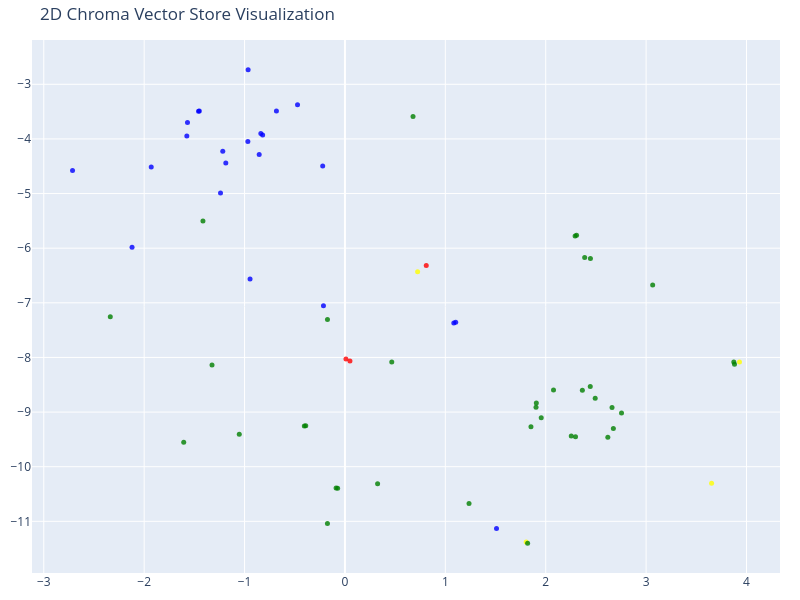

Notebook code for this chart:
### Code cell
tsne = TSNE(n_components=2, random_state=42)
reduced_vectors = tsne.fit_transform(vectors)

# Create the 2D scatter plot
fig = go.Figure(data=[go.Scatter(
    x=reduced_vectors[:, 0],
    y=reduced_vectors[:, 1],
    mode='markers',
    marker=dict(size=5, color=colors, opacity=0.8),
    text=[f"Type: {t}<br>Text: {d[:100]}..." for t, d in zip(categories, documents)],
    hoverinfo='text'
)])

fig.update_layout(title='2D Chroma Vector Store Visualization',
    scene=dict(xaxis_title='x',yaxis_title='y'),
    width=800,
    height=600,
    margin=dict(r=20, b=10, l=10, t=40)
)

fig.show()

### Figure 1 — Plotly figure (JSON) as saved in the notebook; plotly's stock layout.template omitted (floating-point values rounded to 4 significant figures)
{"data": [{"hoverinfo": "text", "marker": {"color": ["green", "blue", "green", "blue", "green", "green", "blue", "green", "blue", "green", "green", "green", "blue", "green", "blue", "green", "yellow", "yellow", "blue", "green", "green", "green", "blue", "yellow", "green", "green", "red", "green", "green", "blue", "red", "green", "blue", "blue", "red", "blue", "yellow", "green", "green", "green", "blue", "green", "green", "green", "green", "blue", "green", "green", "green", "blue", "blue", "green", "green", "blue", "green", "green", "blue", "blue", "green", "blue", "green", "blue", "blue", "green", "green", "green", "blue"], "opacity": 0.8, "size": 5}, "mode": "markers", "text": ["Type: transaction<br>Text: \"PayLah! Alerts\" <paylah.alert@dbs.com> send an email on 2026-03-23 17:28:24.\nEmail summary: This em...", "Type: job<br>Text: LinkedIn Job Alerts <jobalerts-noreply@linkedin.com> send an email on 2026-03-23 08:47:18.\nEmail sum...", "Type: transaction<br>Text: \"PayLah! Alerts\" <paylah.alert@dbs.com> send an email on 2026-03-23 08:19:26.\nEmail summary: This em...", "Type: job<br>Text: LinkedIn <jobs-noreply@linkedin.com> send an email on 2026-03-22 18:29:04.\nEmail summary: Reliabilit...", "Type: transaction<br>Text: \"PayLah! Alerts\" <paylah.alert@dbs.com> send an email on 2026-03-22 13:16:37.\nEmail summary: This em...", "Type: transaction<br>Text: \"PayLah! Alerts\" <paylah.alert@dbs.com> send an email on 2026-03-22 12:56:48.\nEmail summary: This em...", "Type: job<br>Text: LinkedIn Job Alerts <jobalerts-noreply@linkedin.com> send an email on 2026-03-22 08:47:18.\nEmail sum...", "Type: transaction<br>Text: \"PayLah! Alerts\" <paylah.alert@dbs.com> send an email on 2026-03-21 19:09:42.\nEmail summary: This em...", "Type: job<br>Text: LinkedIn <jobs-noreply@linkedin.com> send an email on 2026-03-21 18:29:06.\nEmail summary: Software E...", "Type: transaction<br>Text: MariBank <notifications@maribank.sg> send an email on 2026-03-21 13:55:22.\nEmail summary: You have m...", "Type: transaction<br>Text: Shopee <info@mail.shopee.sg> send an email on 2026-03-21 13:55:24.\nEmail summary: This email confirm...", "Type: transaction<br>Text: \"PayLah! Alerts\" <paylah.alert@dbs.com> send an email on 2026-03-21 13:12:00.\nEmail summary: This em...", "Type: job<br>Text: LinkedIn <jobs-listings@linkedin.com> send an email on 2026-03-21 10:47:17.\nEmail summary: Join our ...", "Type: transaction<br>Text: MariBank <notifications@maribank.sg> send an email on 2026-03-21 09:56:20.\nEmail summary: Your MariC...", "Type: job<br>Text: LinkedIn Job Alerts <jobalerts-noreply@linkedin.com> send an email on 2026-03-21 08:47:17.\nEmail sum...", "Type: transaction<br>Text: \"PayLah! Alerts\" <paylah.alert@dbs.com> send an email on 2026-03-21 07:25:21.\nEmail summary: This em...", "Type: reminder<br>Text: PBe Online Banking <pbe@publicbank.com.my> send an email on 2026-03-20 20:48:06.\nEmail summary: This...", "Type: reminder<br>Text: \"ibanking.alert@dbs.com\" <ibanking.alert@dbs.com> send an email on 2026-03-20 19:43:47.\nEmail summar...", "Type: job<br>Text: LinkedIn <jobs-noreply@linkedin.com> send an email on 2026-03-20 18:29:24.\nEmail summary: Reliabilit...", "Type: transaction<br>Text: Samuel Lan <invitations@linkedin.com> send an email on 2026-03-20 14:47:17.\nEmail summary: Samuel La...", "Type: transaction<br>Text: \"PayLah! Alerts\" <paylah.alert@dbs.com> send an email on 2026-03-20 12:15:05.\nEmail summary: This em...", "Type: transaction<br>Text: \"Trip.com Rewards\" <Trip.com@newsletter.trip.com> send an email on 2026-03-20 09:42:51.\nEmail summar...", "Type: job<br>Text: LinkedIn Job Alerts <jobalerts-noreply@linkedin.com> send an email on 2026-03-20 08:47:17.\nEmail sum...", "Type: reminder<br>Text: Glassdoor <noreply@glassdoor.com> send an email on 2026-03-19 23:31:52.\nEmail summary: This is a re-...", "Type: transaction<br>Text: Jun Ming Soh <junming1202@gmail.com> send an email on 2026-03-19 19:48:29.\nEmail summary: This email...", "Type: transaction<br>Text: \"PayLah! Alerts\" <paylah.alert@dbs.com> send an email on 2026-03-19 18:53:16.\nEmail summary: This em...", "Type: other<br>Text: Grab <no-reply@grab.com> send an email on 2026-03-19 18:29:26.\nEmail summary: This email is a humoro...", "Type: transaction<br>Text: Interactive Brokers Client Services <donotreply@interactivebrokers.com> send an email on 2026-03-19 ...", "Type: transaction<br>Text: Changi Rewards <changirewards@info.changiairport.com> send an email on 2026-03-19 17:03:22.\nEmail su...", "Type: job<br>Text: Applied Materials Careers <careers@hiring.amat.com> send an email on 2026-03-19 15:13:51.\nEmail summ...", "Type: other<br>Text: Grab <no-reply@grab.com> send an email on 2026-03-19 14:34:25.\nEmail summary: This email is a receip...", "Type: transaction<br>Text: Bank First <info@bankfirst.com.au> send an email on 2026-03-19 12:34:54.\nEmail summary: This email i...", "Type: job<br>Text: LinkedIn <jobs-listings@linkedin.com> send an email on 2026-03-19 10:47:17.\nEmail summary: Land your...", "Type: job<br>Text: Google <no-reply@accounts.google.com> send an email on 2026-03-19 10:44:46.\nEmail summary: An alert ...", "Type: other<br>Text: Your CTOS Team <hello@promo.ctos.com.my> send an email on 2026-03-19 09:47:31.\nEmail summary: This e...", "Type: job<br>Text: LinkedIn Job Alerts <jobalerts-noreply@linkedin.com> send an email on 2026-03-19 08:47:16.\nEmail sum...", "Type: reminder<br>Text: Your CTOS Team <hello@promo.ctos.com.my> send an email on 2026-03-19 06:56:31.\nEmail summary: This e...", "Type: transaction<br>Text: \"“Google AI Studio”\" <googleaistudio-noreply@google.com> send an email on 2026-03-19 06:20:51.\nEmail...", "Type: transaction<br>Text: PBe Online Banking <pbe@publicbank.com.my> send an email on 2026-03-19 03:18:15.\nEmail summary: This...", "Type: transaction<br>Text: \"PayLah! Alerts\" <paylah.alert@dbs.com> send an email on 2026-03-18 19:46:47.\nEmail summary: This em...", "Type: job<br>Text: RIDIK Pte Ltd <opportunities@foundit.sg> send an email on 2026-03-18 19:21:27.\nEmail summary: This e...", "Type: transaction<br>Text: CIMB Singapore <retail@promotion.cimb.com.sg> send an email on 2026-03-18 19:08:06.\nEmail summary: T...", "Type: transaction<br>Text: moomoo SG <no_reply@notification.sg.moomoo.com> send an email on 2026-03-18 15:10:55.\nEmail summary:...", "Type: transaction<br>Text: moomoo SG <no_reply@notification.sg.moomoo.com> send an email on 2026-03-18 15:10:56.\nEmail summary:...", "Type: transaction<br>Text: \"PayLah! Alerts\" <paylah.alert@dbs.com> send an email on 2026-03-18 12:21:57.\nEmail summary: This em...", "Type: job<br>Text: LinkedIn Job Alerts <jobalerts-noreply@linkedin.com> send an email on 2026-03-18 08:47:17.\nEmail sum...", "Type: transaction<br>Text: MariBank <notifications@maribank.sg> send an email on 2026-03-17 23:52:42.\nEmail summary: You have m...", "Type: transaction<br>Text: Shopee <info@mail.shopee.sg> send an email on 2026-03-17 23:52:45.\nEmail summary: This email confirm...", "Type: transaction<br>Text: PB Card Services <pbmktg@publicbank.com.my> send an email on 2026-03-17 21:52:06.\nEmail summary: Thi...", "Type: job<br>Text: KITS <ticket@ktmb.com.my> send an email on 2026-03-17 21:48:59.\nEmail summary: This email confirms a...", "Type: job<br>Text: KITS <ticket@ktmb.com.my> send an email on 2026-03-17 21:44:54.\nEmail summary: This email is for boo...", "Type: transaction<br>Text: \"PayLah! Alerts\" <paylah.alert@dbs.com> send an email on 2026-03-17 18:49:27.\nEmail summary: This em...", "Type: transaction<br>Text: \"PayLah! Alerts\" <paylah.alert@dbs.com> send an email on 2026-03-17 18:22:50.\nEmail summary: This em...", "Type: job<br>Text: LinkedIn Job Alerts <jobalerts-noreply@linkedin.com> send an email on 2026-03-17 16:47:17.\nEmail sum...", "Type: transaction<br>Text: moomoo SG <no_reply@notification.sg.moomoo.com> send an email on 2026-03-17 16:15:20.\nEmail summary:...", "Type: transaction<br>Text: moomoo SG <no_reply@notification.sg.moomoo.com> send an email on 2026-03-17 16:15:21.\nEmail summary:...", "Type: job<br>Text: LinkedIn Job Alerts <jobalerts-noreply@linkedin.com> send an email on 2026-03-17 14:47:17.\nEmail sum...", "Type: job<br>Text: LinkedIn Job Alerts <jobalerts-noreply@linkedin.com> send an email on 2026-03-17 12:47:16.\nEmail sum...", "Type: transaction<br>Text: \"PayLah! Alerts\" <paylah.alert@dbs.com> send an email on 2026-03-17 12:23:26.\nEmail summary: This em...", "Type: job<br>Text: LinkedIn Job Alerts <jobalerts-noreply@linkedin.com> send an email on 2026-03-17 10:47:16.\nEmail sum...", "Type: transaction<br>Text: Webull <noreply@webull.com.sg> send an email on 2026-03-17 10:19:44.\nEmail summary: Webull Singapore...", "Type: job<br>Text: \"Soh, JunMing (Jun Ming)\" <JunMing.Soh@amd.com> send an email on 2026-03-17 09:25:44.\nEmail summary:...", "Type: job<br>Text: LinkedIn Job Alerts <jobalerts-noreply@linkedin.com> send an email on 2026-03-17 08:48:01.\nEmail sum...", "Type: transaction<br>Text: ActiveSG <noreply@activesg.gov.sg> send an email on 2026-03-17 08:37:28.\nEmail summary: The email co...", "Type: transaction<br>Text: \"ibanking.alert@dbs.com\" <ibanking.alert@dbs.com> send an email on 2026-03-17 02:52:51.\nEmail summar...", "Type: transaction<br>Text: \"ibanking.alert@dbs.com\" <ibanking.alert@dbs.com> send an email on 2026-03-16 21:33:06.\nEmail summar...", "Type: job<br>Text: PB Card Fraud Management <noreply.cardfraudmanagement@publicbank.com.my> send an email on 2026-03-16..."], "type": "scatter", "x": [2.674, -1.217, 2.365, -1.451, 2.755, 1.903, -0.4725, 2.619, -1.575, -0.08831, -0.3905, 1.853, -0.9646, 0.3252, -0.8379, 1.906, 1.805, 3.93, -1.459, -1.415, 2.078, 0.4663, -1.187, 3.652, -0.1742, 1.955, 0.0498, 3.065, -1.606, -2.714, 0.009851, -0.1744, -1.93, -0.2141, 0.8099, -0.8198, 0.7238, 0.6781, 1.82, 2.493, -2.121, -1.053, 2.307, 2.388, 2.444, -1.24, -0.07294, -0.4047, 1.236, 1.103, 1.084, 2.297, 2.254, -0.9672, 2.445, 2.293, -0.6826, -0.8543, 2.661, -1.569, -2.338, -0.9453, -0.2218, -1.324, 3.873, 3.881, 1.51], "y": [-9.299, -4.226, -8.599, -3.49, -9.019, -8.913, -3.375, -9.463, -3.945, -10.39, -9.251, -9.27, -2.734, -10.31, -3.901, -8.832, -11.38, -8.083, -3.493, -5.504, -8.597, -8.084, -4.443, -10.3, -7.303, -9.104, -8.067, -6.672, -9.554, -4.577, -8.027, -11.04, -4.513, -7.055, -6.316, -3.927, -6.431, -3.588, -11.4, -8.748, -5.982, -9.404, -5.762, -6.172, -8.53, -4.991, -10.39, -9.254, -10.67, -7.354, -7.368, -9.451, -9.44, -4.045, -6.191, -5.776, -3.487, -4.287, -8.917, -3.698, -7.254, -6.564, -4.497, -8.14, -8.085, -8.127, -11.13]}], "layout": {"height": 600, "margin": {"b": 10, "l": 10, "r": 20, "t": 40}, "scene": {"xaxis": {"title": {"text": "x"}}, "yaxis": {"title": {"text": "y"}}}, "title": {"text": "2D Chroma Vector Store Visualization"}, "width": 800}}
